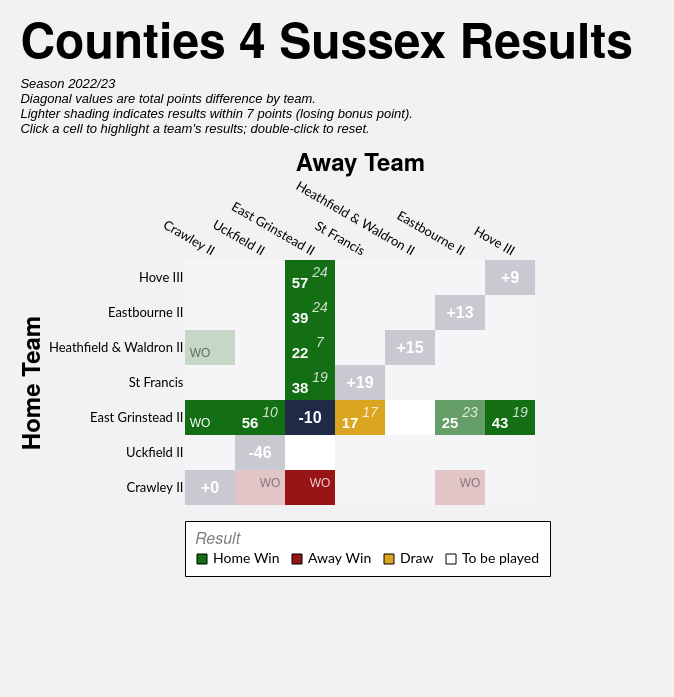

Vega-Lite specification stored for this chart:
### Vega-Lite specification from a JSON file in a GitHub repository (floating-point values rounded to 4 significant figures)
{"config": {"axis": {"labelFont": "Lato, sans-serif", "titleFont": "PT Sans Narrow, Helvetica Neue, Helvetica, Arial, sans-serif", "labelFontSize": 13, "titleFontSize": 24, "gridColor": "#202947", "gridOpacity": 0.2}, "header": {"labelFont": "PT Sans Narrow, Helvetica Neue, Helvetica, Arial, sans-serif", "titleFont": "PT Sans Narrow, Helvetica Neue, Helvetica, Arial, sans-serif", "labelFontSize": 24, "titleFontSize": 28, "labelFontWeight": "bold", "orient": "left"}, "legend": {"labelFont": "Lato, sans-serif", "titleFont": "PT Sans Narrow, Helvetica Neue, Helvetica, Arial, sans-serif", "labelFontSize": 14, "titleFontSize": 16, "titlePadding": 5, "fillColor": "white", "strokeColor": "black", "padding": 10, "titleFontWeight": "lighter", "titleFontStyle": "italic", "titleColor": "gray", "offset": 10}, "title": {"font": "PT Sans Narrow, Helvetica Neue, Helvetica, Arial, sans-serif", "fontSize": 48, "fontWeight": "bold", "anchor": "start", "align": "center", "titlePadding": 20, "subtitlePadding": 10, "subtitleFontSize": 13, "subtitleColor": "", "subtitleFontStyle": "italic", "offset": 15, "color": "black"}, "axisX": {"labelAngle": 0}, "facet": {"title": null, "header": null, "align": {"row": "each", "column": "each"}}, "resolve": {"scale": {"y": "independent", "facet": "independent"}}, "background": "#f2f1f4", "view": {"stroke": null}}, "layer": [{"data": {"name": "data-ccf5f4ad0171923926e98273e820e13f"}, "mark": {"type": "rect"}, "encoding": {"color": {"field": "result", "legend": {"columns": 4, "direction": "horizontal", "labelLimit": 200, "offset": 16, "orient": "bottom", "symbolStrokeColor": "black", "symbolStrokeWidth": 1, "values": ["Home Win", "Away Win", "Draw", "To be played"]}, "scale": {"domain": ["Home Win", "Home Win (LBP)", "Away Win", "Away Win (LBP)", "Draw", "To be played", "N/A"], "range": ["#146f14", "#146f14a0", "#991515", "#991515a0", "goldenrod", "white", "#202946"]}, "title": "Result", "type": "nominal"}, "opacity": {"condition": {"test": "datum.home_team == param_12['home_team'] || datum.away_team == param_12['home_team'] || !isValid(param_12['home_team'])", "value": 1.0}, "value": 0.2}, "tooltip": [{"field": "home_team", "title": "Home", "type": "nominal"}, {"field": "away_team", "title": "Away", "type": "nominal"}, {"field": "home_score_text", "title": "Home Score", "type": "nominal"}, {"field": "away_score_text", "title": "Away Score", "type": "nominal"}, {"field": "result", "title": "Result", "type": "nominal"}, {"field": "date", "format": "%d %b %Y", "title": "Date", "type": "temporal"}], "x": {"axis": {"domain": false, "grid": false, "labelAngle": 30, "orient": "top", "ticks": false}, "field": "away_team", "sort": ["Crawley II", "Uckfield II", "East Grinstead II", "St Francis", "Heathfield & Waldron II", "Eastbourne II", "Hove III"], "title": "Away Team", "type": "nominal"}, "y": {"axis": {"domain": false, "grid": false, "ticks": false}, "field": "home_team", "sort": ["Hove III", "Eastbourne II", "Heathfield & Waldron II", "St Francis", "East Grinstead II", "Uckfield II", "Crawley II"], "title": "Home Team", "type": "nominal"}}, "name": "view_8"}, {"data": {"name": "data-ccf5f4ad0171923926e98273e820e13f"}, "mark": {"type": "text", "fontStyle": "italic", "size": 14, "xOffset": 10, "yOffset": -5}, "encoding": {"color": {"condition": {"test": "datum.home_team == param_12['home_team'] || datum.away_team == param_12['home_team'] || !isValid(param_12['home_team'])", "value": "white"}, "value": "black"}, "opacity": {"condition": {"test": "datum.home_team == param_12['home_team'] || datum.away_team == param_12['home_team'] || !isValid(param_12['home_team'])", "value": 0.8}, "value": 0.4}, "text": {"field": "away_score_text", "type": "nominal"}, "x": {"field": "away_team", "sort": ["Crawley II", "Uckfield II", "East Grinstead II", "St Francis", "Heathfield & Waldron II", "Eastbourne II", "Hove III"], "type": "nominal"}, "y": {"field": "home_team", "sort": ["Hove III", "Eastbourne II", "Heathfield & Waldron II", "St Francis", "East Grinstead II", "Uckfield II", "Crawley II"], "type": "nominal"}}, "transform": [{"filter": "datum.away_score_text != '' && datum.away_score_text != 'WO'"}]}, {"data": {"name": "data-ccf5f4ad0171923926e98273e820e13f"}, "mark": {"type": "text", "size": 12, "xOffset": 10, "yOffset": -5}, "encoding": {"color": {"condition": {"test": "datum.home_team == param_12['home_team'] || datum.away_team == param_12['home_team'] || !isValid(param_12['home_team'])", "value": "white"}, "value": "black"}, "opacity": {"condition": {"test": "datum.home_team == param_12['home_team'] || datum.away_team == param_12['home_team'] || !isValid(param_12['home_team'])", "value": 0.8}, "value": 0.4}, "text": {"field": "away_score_text", "type": "nominal"}, "x": {"field": "away_team", "sort": ["Crawley II", "Uckfield II", "East Grinstead II", "St Francis", "Heathfield & Waldron II", "Eastbourne II", "Hove III"], "type": "nominal"}, "y": {"field": "home_team", "sort": ["Hove III", "Eastbourne II", "Heathfield & Waldron II", "St Francis", "East Grinstead II", "Uckfield II", "Crawley II"], "type": "nominal"}}, "transform": [{"filter": "datum.away_score_text == 'WO'"}]}, {"data": {"name": "data-ccf5f4ad0171923926e98273e820e13f"}, "mark": {"type": "text", "fontWeight": "bold", "size": 15, "xOffset": -10, "yOffset": 5}, "encoding": {"color": {"condition": {"test": "datum.home_team == param_12['home_team'] || datum.away_team == param_12['home_team'] || !isValid(param_12['home_team'])", "value": "white"}, "value": "black"}, "opacity": {"condition": {"test": "datum.home_team == param_12['home_team'] || datum.away_team == param_12['home_team'] || !isValid(param_12['home_team'])", "value": 1.0}, "value": 0.5}, "text": {"field": "home_score_text", "type": "nominal"}, "x": {"field": "away_team", "sort": ["Crawley II", "Uckfield II", "East Grinstead II", "St Francis", "Heathfield & Waldron II", "Eastbourne II", "Hove III"], "type": "nominal"}, "y": {"field": "home_team", "sort": ["Hove III", "Eastbourne II", "Heathfield & Waldron II", "St Francis", "East Grinstead II", "Uckfield II", "Crawley II"], "type": "nominal"}}, "transform": [{"filter": "datum.home_score_text != '' && datum.home_score_text != 'WO'"}]}, {"data": {"name": "data-ccf5f4ad0171923926e98273e820e13f"}, "mark": {"type": "text", "size": 12, "xOffset": -10, "yOffset": 5}, "encoding": {"color": {"condition": {"test": "datum.home_team == param_12['home_team'] || datum.away_team == param_12['home_team'] || !isValid(param_12['home_team'])", "value": "white"}, "value": "black"}, "opacity": {"condition": {"test": "datum.home_team == param_12['home_team'] || datum.away_team == param_12['home_team'] || !isValid(param_12['home_team'])", "value": 1.0}, "value": 0.5}, "text": {"field": "home_score_text", "type": "nominal"}, "x": {"field": "away_team", "sort": ["Crawley II", "Uckfield II", "East Grinstead II", "St Francis", "Heathfield & Waldron II", "Eastbourne II", "Hove III"], "type": "nominal"}, "y": {"field": "home_team", "sort": ["Hove III", "Eastbourne II", "Heathfield & Waldron II", "St Francis", "East Grinstead II", "Uckfield II", "Crawley II"], "type": "nominal"}}, "transform": [{"filter": "datum.home_score_text == 'WO'"}]}, {"data": {"name": "data-c8435c9091d0f07fd5fd112509aa629a"}, "mark": {"type": "text", "color": "white", "fontWeight": "bold", "size": 16}, "encoding": {"text": {"field": "display_text", "type": "nominal"}, "tooltip": [{"field": "home_team", "title": "Team", "type": "nominal"}, {"field": "display_text", "title": "Points Difference", "type": "nominal"}], "x": {"field": "away_team", "sort": ["Crawley II", "Uckfield II", "East Grinstead II", "St Francis", "Heathfield & Waldron II", "Eastbourne II", "Hove III"], "type": "nominal"}, "y": {"field": "home_team", "sort": ["Hove III", "Eastbourne II", "Heathfield & Waldron II", "St Francis", "East Grinstead II", "Uckfield II", "Crawley II"], "type": "nominal"}}}], "height": {"step": 35}, "padding": {"left": 20, "top": 20, "right": 40, "bottom": 120}, "params": [{"name": "param_12", "select": {"type": "point", "clear": "dblclick", "fields": ["home_team"], "on": "click"}, "value": [{"home_team": "East Grinstead II"}], "views": ["view_8"]}], "title": {"text": "Counties 4 Sussex Results", "subtitle": ["Season 2022/23", "Diagonal values are total points difference by team.", "Lighter shading indicates results within 7 points (losing bonus point).", "Click a cell to highlight a team's results; double-click to reset."]}, "width": {"step": 50}, "$schema": "https://vega.github.io/schema/vega-lite/v5.20.1.json", "datasets": {"data-ccf5f4ad0171923926e98273e820e13f": [{"home_team": "Crawley II", "away_team": "Crawley II", "match_id": null, "date": "", "home_score": null, "away_score": null, "home_walkover": null, "away_walkover": null, "result": "N/A", "home_score_text": "", "away_score_text": "", "wo_result": "", "score_text": "", "display_text": "+0", "is_diagonal": true, "result_simple": "N/A"}, {"home_team": "Crawley II", "away_team": "East Grinstead II", "match_id": "995325", "date": "2022-10-01T00:00:00", "home_score": null, "away_score": null, "home_walkover": false, "away_walkover": true, "result": "Away Win", "home_score_text": "", "away_score_text": "WO", "wo_result": "AWO", "score_text": "WO", "display_text": "WO", "is_diagonal": false, "result_simple": "Away Win"}, {"home_team": "Crawley II", "away_team": "Eastbourne II", "match_id": "995339", "date": "2022-11-12T00:00:00", "home_score": null, "away_score": null, "home_walkover": false, "away_walkover": true, "result": "Away Win", "home_score_text": "", "away_score_text": "WO", "wo_result": "AWO", "score_text": "WO", "display_text": "WO", "is_diagonal": false, "result_simple": "Away Win"}, {"home_team": "Crawley II", "away_team": "Heathfield & Waldron II", "match_id": null, "date": "", "home_score": null, "away_score": null, "home_walkover": null, "away_walkover": null, "result": "To be played", "home_score_text": "", "away_score_text": "", "wo_result": "", "score_text": "", "display_text": "", "is_diagonal": false, "result_simple": "To be played"}, {"home_team": "Crawley II", "away_team": "Hove III", "match_id": null, "date": "", "home_score": null, "away_score": null, "home_walkover": null, "away_walkover": null, "result": "To be played", "home_score_text": "", "away_score_text": "", "wo_result": "", "score_text": "", "display_text": "", "is_diagonal": false, "result_simple": "To be played"}, {"home_team": "Crawley II", "away_team": "St Francis", "match_id": null, "date": "", "home_score": null, "away_score": null, "home_walkover": null, "away_walkover": null, "result": "To be played", "home_score_text": "", "away_score_text": "", "wo_result": "", "score_text": "", "display_text": "", "is_diagonal": false, "result_simple": "To be played"}, {"home_team": "Crawley II", "away_team": "Uckfield II", "match_id": "995351", "date": "2022-12-10T00:00:00", "home_score": null, "away_score": null, "home_walkover": false, "away_walkover": true, "result": "Away Win", "home_score_text": "", "away_score_text": "WO", "wo_result": "AWO", "score_text": "WO", "display_text": "WO", "is_diagonal": false, "result_simple": "Away Win"}, {"home_team": "East Grinstead II", "away_team": "Crawley II", "match_id": "995349", "date": "2022-12-03T00:00:00", "home_score": null, "away_score": null, "home_walkover": true, "away_walkover": false, "result": "Home Win", "home_score_text": "WO", "away_score_text": "", "wo_result": "HWO", "score_text": "WO", "display_text": "WO", "is_diagonal": false, "result_simple": "Home Win"}, {"home_team": "East Grinstead II", "away_team": "East Grinstead II", "match_id": null, "date": "", "home_score": null, "away_score": null, "home_walkover": null, "away_walkover": null, "result": "N/A", "home_score_text": "", "away_score_text": "", "wo_result": "", "score_text": "", "display_text": "-10", "is_diagonal": true, "result_simple": "N/A"}, {"home_team": "East Grinstead II", "away_team": "Eastbourne II", "match_id": "995326", "date": "2022-10-15T00:00:00", "home_score": 25, "away_score": 23, "home_walkover": false, "away_walkover": false, "result": "Home Win (LBP)", "home_score_text": "25", "away_score_text": "23", "wo_result": "", "score_text": "25-23", "display_text": "25-23", "is_diagonal": false, "result_simple": "Home Win"}, {"home_team": "East Grinstead II", "away_team": "Heathfield & Waldron II", "match_id": null, "date": "", "home_score": null, "away_score": null, "home_walkover": null, "away_walkover": null, "result": "To be played", "home_score_text": "", "away_score_text": "", "wo_result": "", "score_text": "", "display_text": "", "is_diagonal": false, "result_simple": "To be played"}, {"home_team": "East Grinstead II", "away_team": "Hove III", "match_id": "1032189", "date": "2023-01-07T00:00:00", "home_score": 43, "away_score": 19, "home_walkover": false, "away_walkover": false, "result": "Home Win", "home_score_text": "43", "away_score_text": "19", "wo_result": "", "score_text": "43-19", "display_text": "43-19", "is_diagonal": false, "result_simple": "Home Win"}, {"home_team": "East Grinstead II", "away_team": "St Francis", "match_id": "995334", "date": "2022-10-29T00:00:00", "home_score": 17, "away_score": 17, "home_walkover": false, "away_walkover": false, "result": "Draw", "home_score_text": "17", "away_score_text": "17", "wo_result": "", "score_text": "17-17", "display_text": "17-17", "is_diagonal": false, "result_simple": "Draw"}, {"home_team": "East Grinstead II", "away_team": "Uckfield II", "match_id": "1034960", "date": "2023-02-11T00:00:00", "home_score": 56, "away_score": 10, "home_walkover": false, "away_walkover": false, "result": "Home Win", "home_score_text": "56", "away_score_text": "10", "wo_result": "", "score_text": "56-10", "display_text": "56-10", "is_diagonal": false, "result_simple": "Home Win"}, {"home_team": "Eastbourne II", "away_team": "Crawley II", "match_id": null, "date": "", "home_score": null, "away_score": null, "home_walkover": null, "away_walkover": null, "result": "To be played", "home_score_text": "", "away_score_text": "", "wo_result": "", "score_text": "", "display_text": "", "is_diagonal": false, "result_simple": "To be played"}, {"home_team": "Eastbourne II", "away_team": "East Grinstead II", "match_id": "1032182", "date": "2023-01-21T00:00:00", "home_score": 39, "away_score": 24, "home_walkover": false, "away_walkover": false, "result": "Home Win", "home_score_text": "39", "away_score_text": "24", "wo_result": "", "score_text": "39-24", "display_text": "39-24", "is_diagonal": false, "result_simple": "Home Win"}, {"home_team": "Eastbourne II", "away_team": "Eastbourne II", "match_id": null, "date": "", "home_score": null, "away_score": null, "home_walkover": null, "away_walkover": null, "result": "N/A", "home_score_text": "", "away_score_text": "", "wo_result": "", "score_text": "", "display_text": "+13", "is_diagonal": true, "result_simple": "N/A"}, {"home_team": "Eastbourne II", "away_team": "Heathfield & Waldron II", "match_id": null, "date": "", "home_score": null, "away_score": null, "home_walkover": null, "away_walkover": null, "result": "To be played", "home_score_text": "", "away_score_text": "", "wo_result": "", "score_text": "", "display_text": "", "is_diagonal": false, "result_simple": "To be played"}, {"home_team": "Eastbourne II", "away_team": "Hove III", "match_id": null, "date": "", "home_score": null, "away_score": null, "home_walkover": null, "away_walkover": null, "result": "To be played", "home_score_text": "", "away_score_text": "", "wo_result": "", "score_text": "", "display_text": "", "is_diagonal": false, "result_simple": "To be played"}, {"home_team": "Eastbourne II", "away_team": "St Francis", "match_id": null, "date": "", "home_score": null, "away_score": null, "home_walkover": null, "away_walkover": null, "result": "To be played", "home_score_text": "", "away_score_text": "", "wo_result": "", "score_text": "", "display_text": "", "is_diagonal": false, "result_simple": "To be played"}, {"home_team": "Eastbourne II", "away_team": "Uckfield II", "match_id": null, "date": "", "home_score": null, "away_score": null, "home_walkover": null, "away_walkover": null, "result": "To be played", "home_score_text": "", "away_score_text": "", "wo_result": "", "score_text": "", "display_text": "", "is_diagonal": false, "result_simple": "To be played"}, {"home_team": "Heathfield & Waldron II", "away_team": "Crawley II", "match_id": "1034971", "date": "2023-02-11T00:00:00", "home_score": null, "away_score": null, "home_walkover": true, "away_walkover": false, "result": "Home Win", "home_score_text": "WO", "away_score_text": "", "wo_result": "HWO", "score_text": "WO", "display_text": "WO", "is_diagonal": false, "result_simple": "Home Win"}, {"home_team": "Heathfield & Waldron II", "away_team": "East Grinstead II", "match_id": "995341", "date": "2022-11-12T00:00:00", "home_score": 22, "away_score": 7, "home_walkover": false, "away_walkover": false, "result": "Home Win", "home_score_text": "22", "away_score_text": "7", "wo_result": "", "score_text": "22-7", "display_text": "22-7", "is_diagonal": false, "result_simple": "Home Win"}, {"home_team": "Heathfield & Waldron II", "away_team": "Eastbourne II", "match_id": null, "date": "", "home_score": null, "away_score": null, "home_walkover": null, "away_walkover": null, "result": "To be played", "home_score_text": "", "away_score_text": "", "wo_result": "", "score_text": "", "display_text": "", "is_diagonal": false, "result_simple": "To be played"}, {"home_team": "Heathfield & Waldron II", "away_team": "Heathfield & Waldron II", "match_id": null, "date": "", "home_score": null, "away_score": null, "home_walkover": null, "away_walkover": null, "result": "N/A", "home_score_text": "", "away_score_text": "", "wo_result": "", "score_text": "", "display_text": "+15", "is_diagonal": true, "result_simple": "N/A"}, {"home_team": "Heathfield & Waldron II", "away_team": "Hove III", "match_id": null, "date": "", "home_score": null, "away_score": null, "home_walkover": null, "away_walkover": null, "result": "To be played", "home_score_text": "", "away_score_text": "", "wo_result": "", "score_text": "", "display_text": "", "is_diagonal": false, "result_simple": "To be played"}, {"home_team": "Heathfield & Waldron II", "away_team": "St Francis", "match_id": null, "date": "", "home_score": null, "away_score": null, "home_walkover": null, "away_walkover": null, "result": "To be played", "home_score_text": "", "away_score_text": "", "wo_result": "", "score_text": "", "display_text": "", "is_diagonal": false, "result_simple": "To be played"}, {"home_team": "Heathfield & Waldron II", "away_team": "Uckfield II", "match_id": null, "date": "", "home_score": null, "away_score": null, "home_walkover": null, "away_walkover": null, "result": "To be played", "home_score_text": "", "away_score_text": "", "wo_result": "", "score_text": "", "display_text": "", "is_diagonal": false, "result_simple": "To be played"}, {"home_team": "Hove III", "away_team": "Crawley II", "match_id": null, "date": "", "home_score": null, "away_score": null, "home_walkover": null, "away_walkover": null, "result": "To be played", "home_score_text": "", "away_score_text": "", "wo_result": "", "score_text": "", "display_text": "", "is_diagonal": false, "result_simple": "To be played"}, {"home_team": "Hove III", "away_team": "East Grinstead II", "match_id": "995369", "date": "2023-03-04T00:00:00", "home_score": 57, "away_score": 24, "home_walkover": false, "away_walkover": false, "result": "Home Win", "home_score_text": "57", "away_score_text": "24", "wo_result": "", "score_text": "57-24", "display_text": "57-24", "is_diagonal": false, "result_simple": "Home Win"}, {"home_team": "Hove III", "away_team": "Eastbourne II", "match_id": null, "date": "", "home_score": null, "away_score": null, "home_walkover": null, "away_walkover": null, "result": "To be played", "home_score_text": "", "away_score_text": "", "wo_result": "", "score_text": "", "display_text": "", "is_diagonal": false, "result_simple": "To be played"}, {"home_team": "Hove III", "away_team": "Heathfield & Waldron II", "match_id": null, "date": "", "home_score": null, "away_score": null, "home_walkover": null, "away_walkover": null, "result": "To be played", "home_score_text": "", "away_score_text": "", "wo_result": "", "score_text": "", "display_text": "", "is_diagonal": false, "result_simple": "To be played"}, {"home_team": "Hove III", "away_team": "Hove III", "match_id": null, "date": "", "home_score": null, "away_score": null, "home_walkover": null, "away_walkover": null, "result": "N/A", "home_score_text": "", "away_score_text": "", "wo_result": "", "score_text": "", "display_text": "+9", "is_diagonal": true, "result_simple": "N/A"}, {"home_team": "Hove III", "away_team": "St Francis", "match_id": null, "date": "", "home_score": null, "away_score": null, "home_walkover": null, "away_walkover": null, "result": "To be played", "home_score_text": "", "away_score_text": "", "wo_result": "", "score_text": "", "display_text": "", "is_diagonal": false, "result_simple": "To be played"}, {"home_team": "Hove III", "away_team": "Uckfield II", "match_id": null, "date": "", "home_score": null, "away_score": null, "home_walkover": null, "away_walkover": null, "result": "To be played", "home_score_text": "", "away_score_text": "", "wo_result": "", "score_text": "", "display_text": "", "is_diagonal": false, "result_simple": "To be played"}, {"home_team": "St Francis", "away_team": "Crawley II", "match_id": null, "date": "", "home_score": null, "away_score": null, "home_walkover": null, "away_walkover": null, "result": "To be played", "home_score_text": "", "away_score_text": "", "wo_result": "", "score_text": "", "display_text": "", "is_diagonal": false, "result_simple": "To be played"}, {"home_team": "St Francis", "away_team": "East Grinstead II", "match_id": "995361", "date": "2023-01-28T00:00:00", "home_score": 38, "away_score": 19, "home_walkover": false, "away_walkover": false, "result": "Home Win", "home_score_text": "38", "away_score_text": "19", "wo_result": "", "score_text": "38-19", "display_text": "38-19", "is_diagonal": false, "result_simple": "Home Win"}, {"home_team": "St Francis", "away_team": "Eastbourne II", "match_id": null, "date": "", "home_score": null, "away_score": null, "home_walkover": null, "away_walkover": null, "result": "To be played", "home_score_text": "", "away_score_text": "", "wo_result": "", "score_text": "", "display_text": "", "is_diagonal": false, "result_simple": "To be played"}, {"home_team": "St Francis", "away_team": "Heathfield & Waldron II", "match_id": null, "date": "", "home_score": null, "away_score": null, "home_walkover": null, "away_walkover": null, "result": "To be played", "home_score_text": "", "away_score_text": "", "wo_result": "", "score_text": "", "display_text": "", "is_diagonal": false, "result_simple": "To be played"}, {"home_team": "St Francis", "away_team": "Hove III", "match_id": null, "date": "", "home_score": null, "away_score": null, "home_walkover": null, "away_walkover": null, "result": "To be played", "home_score_text": "", "away_score_text": "", "wo_result": "", "score_text": "", "display_text": "", "is_diagonal": false, "result_simple": "To be played"}, {"home_team": "St Francis", "away_team": "St Francis", "match_id": null, "date": "", "home_score": null, "away_score": null, "home_walkover": null, "away_walkover": null, "result": "N/A", "home_score_text": "", "away_score_text": "", "wo_result": "", "score_text": "", "display_text": "+19", "is_diagonal": true, "result_simple": "N/A"}, {"home_team": "St Francis", "away_team": "Uckfield II", "match_id": null, "date": "", "home_score": null, "away_score": null, "home_walkover": null, "away_walkover": null, "result": "To be played", "home_score_text": "", "away_score_text": "", "wo_result": "", "score_text": "", "display_text": "", "is_diagonal": false, "result_simple": "To be played"}, {"home_team": "Uckfield II", "away_team": "Crawley II", "match_id": null, "date": "", "home_score": null, "away_score": null, "home_walkover": null, "away_walkover": null, "result": "To be played", "home_score_text": "", "away_score_text": "", "wo_result": "", "score_text": "", "display_text": "", "is_diagonal": false, "result_simple": "To be played"}, {"home_team": "Uckfield II", "away_team": "East Grinstead II", "match_id": null, "date": "", "home_score": null, "away_score": null, "home_walkover": null, "away_walkover": null, "result": "To be played", "home_score_text": "", "away_score_text": "", "wo_result": "", "score_text": "", "display_text": "", "is_diagonal": false, "result_simple": "To be played"}, {"home_team": "Uckfield II", "away_team": "Eastbourne II", "match_id": null, "date": "", "home_score": null, "away_score": null, "home_walkover": null, "away_walkover": null, "result": "To be played", "home_score_text": "", "away_score_text": "", "wo_result": "", "score_text": "", "display_text": "", "is_diagonal": false, "result_simple": "To be played"}, {"home_team": "Uckfield II", "away_team": "Heathfield & Waldron II", "match_id": null, "date": "", "home_score": null, "away_score": null, "home_walkover": null, "away_walkover": null, "result": "To be played", "home_score_text": "", "away_score_text": "", "wo_result": "", "score_text": "", "display_text": "", "is_diagonal": false, "result_simple": "To be played"}, {"home_team": "Uckfield II", "away_team": "Hove III", "match_id": null, "date": "", "home_score": null, "away_score": null, "home_walkover": null, "away_walkover": null, "result": "To be played", "home_score_text": "", "away_score_text": "", "wo_result": "", "score_text": "", "display_text": "", "is_diagonal": false, "result_simple": "To be played"}, {"home_team": "Uckfield II", "away_team": "St Francis", "match_id": null, "date": "", "home_score": null, "away_score": null, "home_walkover": null, "away_walkover": null, "result": "To be played", "home_score_text": "", "away_score_text": "", "wo_result": "", "score_text": "", "display_text": "", "is_diagonal": false, "result_simple": "To be played"}, {"home_team": "Uckfield II", "away_team": "Uckfield II", "match_id": null, "date": "", "home_score": null, "away_score": null, "home_walkover": null, "away_walkover": null, "result": "N/A", "home_score_text": "", "away_score_text": "", "wo_result": "", "score_text": "", "display_text": "-46", "is_diagonal": true, "result_simple": "N/A"}], "data-c8435c9091d0f07fd5fd112509aa629a": [{"home_team": "Crawley II", "away_team": "Crawley II", "match_id": null, "date": "", "home_score": null, "away_score": null, "home_walkover": null, "away_walkover": null, "result": "N/A", "home_score_text": "", "away_score_text": "", "wo_result": "", "score_text": "", "display_text": "+0", "is_diagonal": true, "result_simple": "N/A"}, {"home_team": "East Grinstead II", "away_team": "East Grinstead II", "match_id": null, "date": "", "home_score": null, "away_score": null, "home_walkover": null, "away_walkover": null, "result": "N/A", "home_score_text": "", "away_score_text": "", "wo_result": "", "score_text": "", "display_text": "-10", "is_diagonal": true, "result_simple": "N/A"}, {"home_team": "Eastbourne II", "away_team": "Eastbourne II", "match_id": null, "date": "", "home_score": null, "away_score": null, "home_walkover": null, "away_walkover": null, "result": "N/A", "home_score_text": "", "away_score_text": "", "wo_result": "", "score_text": "", "display_text": "+13", "is_diagonal": true, "result_simple": "N/A"}, {"home_team": "Heathfield & Waldron II", "away_team": "Heathfield & Waldron II", "match_id": null, "date": "", "home_score": null, "away_score": null, "home_walkover": null, "away_walkover": null, "result": "N/A", "home_score_text": "", "away_score_text": "", "wo_result": "", "score_text": "", "display_text": "+15", "is_diagonal": true, "result_simple": "N/A"}, {"home_team": "Hove III", "away_team": "Hove III", "match_id": null, "date": "", "home_score": null, "away_score": null, "home_walkover": null, "away_walkover": null, "result": "N/A", "home_score_text": "", "away_score_text": "", "wo_result": "", "score_text": "", "display_text": "+9", "is_diagonal": true, "result_simple": "N/A"}, {"home_team": "St Francis", "away_team": "St Francis", "match_id": null, "date": "", "home_score": null, "away_score": null, "home_walkover": null, "away_walkover": null, "result": "N/A", "home_score_text": "", "away_score_text": "", "wo_result": "", "score_text": "", "display_text": "+19", "is_diagonal": true, "result_simple": "N/A"}, {"home_team": "Uckfield II", "away_team": "Uckfield II", "match_id": null, "date": "", "home_score": null, "away_score": null, "home_walkover": null, "away_walkover": null, "result": "N/A", "home_score_text": "", "away_score_text": "", "wo_result": "", "score_text": "", "display_text": "-46", "is_diagonal": true, "result_simple": "N/A"}]}}
